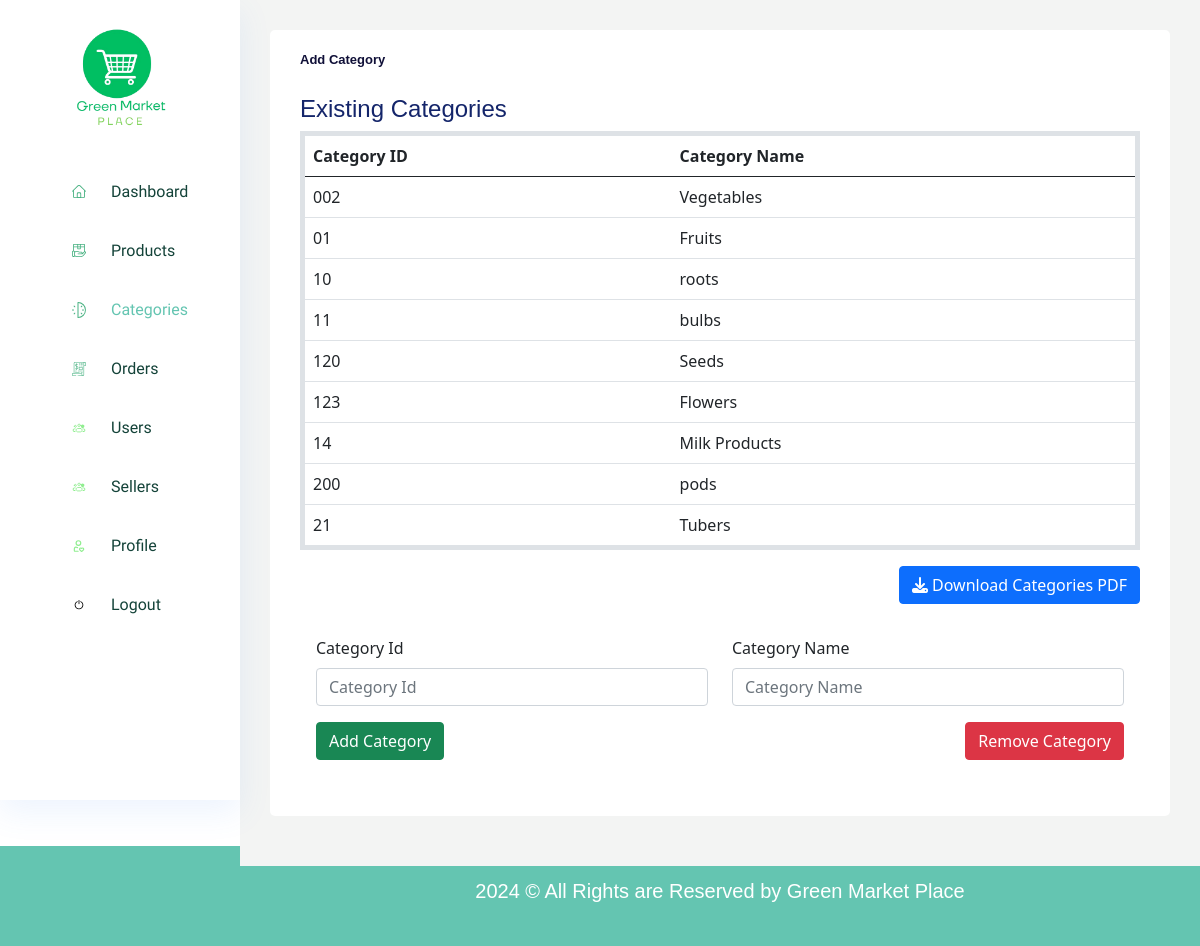
Screenshot of /Admin/categories.php with the database file from the repository.
### tables this page shows
CREATE TABLE `categories` (
  `id` int(10) NOT NULL,
  `cat_id` varchar(30) NOT NULL,
  `cat_name` varchar(100) NOT NULL
);

### Admin/categories.php (the view, shortened to what this page needs)
<?php
include('../include/db_con.php');
$categories_sql = "SELECT * FROM categories";
$categories_result = $con->query($categories_sql);
?>
<!DOCTYPE html>
<html lang="eng">
<head>
    <link rel="stylesheet" href="css/style1.css" />
    <link rel="stylesheet" href="css/bootstrap1.min.css" />
    <link rel="stylesheet" href="css/metisMenu.css">
    <link rel="stylesheet" href="https://cdnjs.cloudflare.com/ajax/libs/font-awesome/6.6.0/css/all.min.css"
 />
</head>
<body class="crm_body_bg">
<?php include('sidebar.php'); ?>
<section class="main_content dashboard_part large_header_bg">
        <div class="main_content_iner">
            <div class="container-fluid p-0">
                <div class="row justify-content-center">
                    <div class="col-lg-12">
                        <div class="white_card card_height_100 mb_30">
                            <div class="white_card_header">
                                <div class="box_header m-0">
                                    <div class="main-title">
                                        <h3 class="m-0">Add Category</h3>
                                    </div>
                                </div>
                            </div>
                            <div class="white_card_body">
                                <h4>Existing Categories</h4>
                                <table class="table">
                                    <thead>
                                        <tr>
                                            <th>Category ID</th>
                                            <th>Category Name</th>
                                        </tr>
                                    </thead>
                                    <tbody>
                                        <?php while ($category = $categories_result->fetch_assoc()): ?>
                                            <tr>
                                                <td><?php echo htmlspecialchars($category['cat_id']); ?></td>
                                                <td><?php echo htmlspecialchars($category['cat_name']); ?></td>
                                            </tr>
                                        <?php endwhile; ?>
                                    </tbody>
                                </table>
                                <div class="text-end mb-3">
                                    <a href="download_categories.php" class="btn btn-primary">
                                        <i class="fas fa-download"></i> Download Categories PDF
                                    </a>
                                </div>
                                <div class="card-body">
                                    <form method="POST" action="<?php echo htmlspecialchars($_SERVER["PHP_SELF"]); ?>">
                                        <div class="row mb-3">
                                            <div class="col-md-6">
                                                <label class="form-label" for="catId">Category Id</label>
                                                <input type="text" class="form-control" id="catId" name="catId" placeholder="Category Id" required />
                                            </div>
                                            <div class="col-md-6">
                                                <label class="form-label" for="catName">Category Name</label>
                                                <input type="text" class="form-control" id="catName" name="catName" placeholder="Category Name" required />
                                            </div>
                                        </div>
                                        <div class="row">
                                            <div class="col-md-6">
                                                <button type="submit" class="btn btn-success" name="submit">Add Category</button>
                                            </div>
                                            <div class="col-md-6 text-end">
                                                <button type="submit" class="btn btn-danger" name="remove">Remove Category</button>
                                            </div>
                                        </div>
                                    </form>
                                </div>
                            </div>
                        </div>
                    </div>
                </div>
            </div>
        </div>
        <div class="footer_part">
            <div class="container-fluid">
                <div class="row">
                    <div class="col-lg-12">
                        <div class="footer_iner text-center">
                            <p class="fs-5">2024 © All Rights are Reserved by Green Market Place</p>
                        </div>
                    </div>
                </div>
            </div>
        </div>
    </section>
</body>
</html>

### Admin/sidebar.php (shortened to what this page needs)
<nav class="sidebar vertical-scroll ps-container ps-theme-default ps-active-y">
        <div class="logo d-flex justify-content-center m-0">
            <a href="../index.php"><img src="img/mainlogo.png" alt="Main Logo"></a>
        </div>
        <ul id="sidebar_menu">
            <li>
                <a href="index.php" aria-expanded="false">
                    <div class="icon_menu">
                        <img src="img/menu-icon/dashboard.svg" alt="Dashboard Icon">
                    </div>
                    <span>Dashboard</span>
                </a>
            </li>
            <li>
                <a class="has-arrow" href="#" aria-expanded="false">
                    <div class="icon_menu">
                        <img src="img/menu-icon/8.svg" alt="Products Icon">
                    </div>
                    <span>Products</span>
                </a>
            </li>
            <li>
                <a href="categories.php" aria-expanded="false">
                    <div class="icon_menu">
                        <img src="img/menu-icon/3.svg" alt="Categories Icon">
                    </div>
                    <span>Categories</span>
                </a>
            </li>
            <li>
                <a class="has-arrow" href="#" aria-expanded="false">
                    <div class="icon_menu">
                        <img src="img/menu-icon/6.svg" alt="Orders Icon">
                    </div>
                    <span>Orders</span>
                </a>
            </li>
            <li>
                <a class="has-arrow" href="#" aria-expanded="false">
                    <div class="icon_menu">
                        <img src="img/menu-icon/users.svg" alt="Users Icon">
                    </div>
                    <span>Users</span>
                </a>
            </li>
            <li>
                <a class="has-arrow" href="#" aria-expanded="false">
                    <div class="icon_menu">
                        <img src="img/menu-icon/users.svg" alt="Sellers Icon">
                    </div>
                    <span>Sellers</span>
                </a>
            </li>
            <li>
                <a class="has-arrow" href="profile.php" aria-expanded="false">
                    <div class="icon_menu">
                        <img src="img/menu-icon/profile.svg" alt="Profile Icon">
                    </div>
                    <span>Profile</span>
                </a>
            </li>
            <li>
                <a class="has-arrow" href="logout.php" aria-expanded="false">
                    <div class="icon_menu">
                        <img src="img/menu-icon/logout.svg" alt="Logout Icon">
                    </div>
                    <span>Logout</span>
                </a>
            </li>
        </ul>
  </nav>

### Admin/css/metisMenu.css (style rules this page uses)
.metismenu .has-arrow { position: relative; }
.metismenu .has-arrow::after { position: absolute; content: ""; transform: rotate(-90deg) translate(0, -50%); transform-origin: top; top: 50%; transition: all 0.3s ease-out; right: 40px; content: "\e64b"; font-family: themify; color: #a5adc6; font-weight: 600; font-size: 14px; }
a { text-decoration: none; }

### Admin/categories.php (style rules this page uses)
table { border: 5px solid black; }

### rows the page displays
categories: cat "002", cat_name "Vegetables"
categories: cat "01", cat_name "Fruits"
categories: cat "10", cat_name "roots"
categories: cat "11", cat_name "bulbs"
categories: cat "120", cat_name "Seeds"
categories: cat "123", cat_name "Flowers"
categories: cat "14", cat_name "Milk Products"
categories: cat "200", cat_name "pods"
categories: cat "21", cat_name "Tubers"
